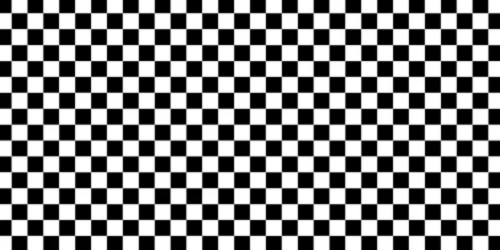
#> input picture OpenCV/Photos/image_1.png, 500 x 250 px
$ python OCV7.py
#> lines starting #> are read from the running program, lines starting #| are printed output that depends on the picture
import cv2
import numpy as np

img1 = np.zeros((250, 500, 3), np.uint8)
img1 = cv2.rectangle(img1,(0, 0), (500, 250), (255, 255, 255), -1)
img2 = cv2.imread("Photos/image_1.png")
#> img2 is the input picture: shape (250, 500, 3); mean B, G, R 128.8, 128.8, 128.8

bitAnd = cv2.bitwise_and(img2, img1)
bitOr = cv2.bitwise_or(img2, img1)
#> bitOr: shape (250, 500, 3); every value is 255
bitXor = cv2.bitwise_xor(img1, img2)
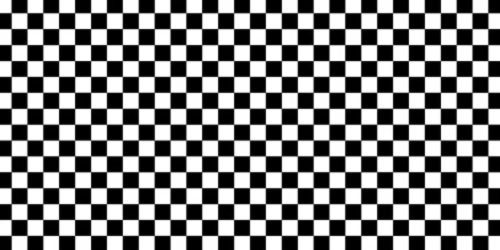
#> bitXor: shape (250, 500, 3); mean B, G, R 126.2, 126.2, 126.2
bitNot1 = cv2.bitwise_not(img1)
#> bitNot1: shape (250, 500, 3); every value is 0
bitNot2 = cv2.bitwise_not(img2)

cv2.imshow("img1", img1)
cv2.imshow("img2", img2)
cv2.imshow('bitAnd', bitAnd)
cv2.imshow('bitOr', bitOr)
cv2.imshow('bitXor', bitXor)
cv2.imshow('bitNot1', bitNot1)
cv2.imshow('bitNot2', bitNot2)

cv2.waitKey(0)
cv2.destroyAllWindows()
